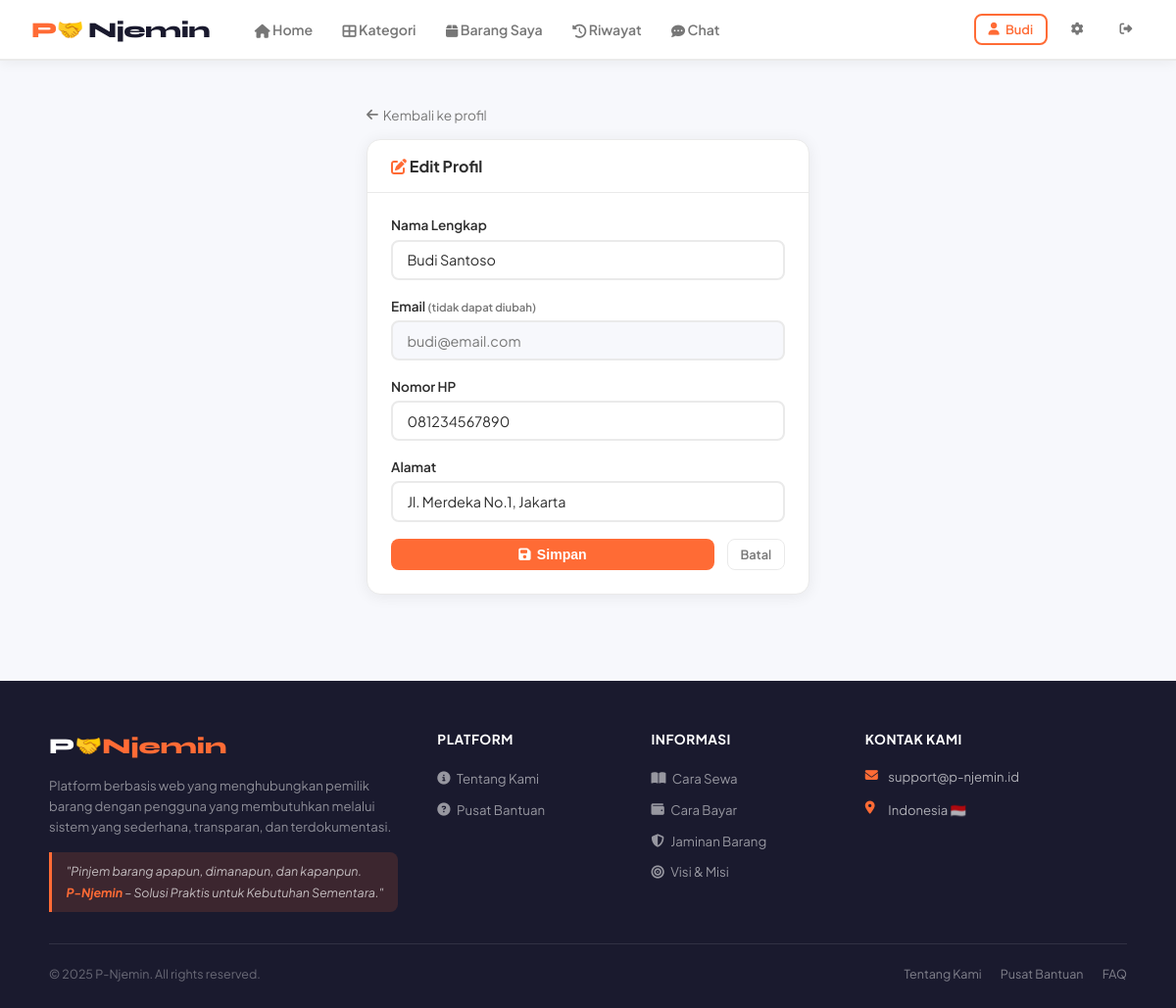
The app's page /edit_profil (signed in) with its own data.
### tables this page shows
CREATE TABLE users (
            id INTEGER PRIMARY KEY AUTOINCREMENT,
            nama TEXT NOT NULL, email TEXT UNIQUE NOT NULL, password TEXT NOT NULL,
            no_hp TEXT, alamat TEXT, role TEXT DEFAULT 'user',
            tipe_akun TEXT DEFAULT 'peminjam', rating REAL DEFAULT 0,
            total_transaksi INTEGER DEFAULT 0, status TEXT DEFAULT 'aktif',
            foto_ktp TEXT, created_at TIMESTAMP DEFAULT CURRENT_TIMESTAMP
        );

### app.py (the view, shortened to what this page needs)
@app.route('/edit_profil', methods=['GET','POST'])
def edit_profil():
    if 'user_id' not in session: return redirect(url_for('login'))
    if cek_blokir(): return redirect(url_for('akun_diblokir'))
    conn = get_db()
    user = conn.execute("SELECT * FROM users WHERE id=?",(session['user_id'],)).fetchone()
    return render_template('edit_profil.html', user=user, notif_count=notif_count())

### app.py (called while the page is built)
def get_db():
    if 'db' not in g:
        g.db = sqlite3.connect('database.db', check_same_thread=False)
        g.db.row_factory = sqlite3.Row
        g.db.execute("PRAGMA journal_mode=WAL")
    return g.db

def notif_count():
    if 'user_id' not in session: return 0
    return get_db().execute("SELECT COUNT(*) FROM notifikasi WHERE id_user=? AND dibaca=0", (session['user_id'],)).fetchone()[0]

def chat_unread():
    if 'user_id' not in session: return 0
    try:
        return get_db().execute("SELECT COUNT(*) FROM chat WHERE id_penerima=? AND dibaca=0", (session['user_id'],)).fetchone()[0]
    except: return 0

@app.context_processor
def inject_globals():
    return dict(chat_unread_count=chat_unread())

def cek_blokir():
    if 'user_id' in session:
        user = get_db().execute("SELECT status FROM users WHERE id=?", (session['user_id'],)).fetchone()
        if user and user['status'] == 'diblokir':
            return True
    return False

### templates/edit_profil.html (shortened to what this page needs)
{% extends 'base.html' %}
{% block content %}
<div style="max-width:500px;margin:0 auto;padding:1.5rem">
    <a href="{{ url_for('profil') }}" style="font-size:0.85rem;color:var(--text-muted);text-decoration:none;display:inline-flex;align-items:center;gap:0.3rem;margin-bottom:1rem">
        <i class="fas fa-arrow-left"></i> Kembali ke profil
    </a>
    <div class="card">
        <div class="card-header"><i class="fas fa-edit" style="color:var(--primary)"></i> Edit Profil</div>
        <div class="card-body">
            <form method="post">
                <div class="form-group">
                    <label>Nama Lengkap</label>
                    <input type="text" name="nama" class="form-control" value="{{ user.nama }}" required>
                </div>
                <div class="form-group">
                    <label>Email <small style="color:var(--text-muted)">(tidak dapat diubah)</small></label>
                    <input type="email" class="form-control" value="{{ user.email }}" disabled style="background:var(--bg);color:var(--text-muted)">
                </div>
                <div class="form-group">
                    <label>Nomor HP</label>
                    <input type="text" name="no_hp" class="form-control" value="{{ user.no_hp or '' }}">
                </div>
                <div class="form-group">
                    <label>Alamat</label>
                    <input type="text" name="alamat" class="form-control" value="{{ user.alamat or '' }}">
                </div>
                <div style="display:flex;gap:0.8rem">
                    <button type="submit" class="btn btn-primary" style="flex:1;justify-content:center"><i class="fas fa-save"></i> Simpan</button>
                    <a href="{{ url_for('profil') }}" class="btn btn-sm" style="border:1px solid var(--border);color:var(--text-muted)">Batal</a>
                </div>
            </form>
        </div>
    </div>
</div>
{% endblock %}

### templates/base.html (style rules this page uses)
:root { --primary: #FF6B35; --primary-dark: #e55a25; --primary-light: #fff3ee; --secondary: #1a1a2e; --accent: #FFD700; --text: #2d2d2d; --text-muted: #777; --bg: #f7f8fc; --card-bg: #ffffff; --border: #eaeaea; --success: #22c55e; --warning: #f59e0b; --danger: #ef4444; --info: #3b82f6; --radius: 14px; --radius-sm: 8px; --shadow: 0 2px 16px rgba(0,0,0,0.07); --shadow-hover: 0 8px 32px rgba(255,107,53,0.15); }
* { margin: 0; padding: 0; box-sizing: border-box; }
body { font-family: 'Plus Jakarta Sans', sans-serif; background: var(--bg); color: var(--text); }
.btn { display: inline-flex; align-items: center; gap: 0.4rem; padding: 0.5rem 1.1rem; border-radius: var(--radius-sm); font-size: 0.88rem; font-weight: 600; cursor: pointer; border: none; text-decoration: none; transition: all 0.2s; }
.btn-primary { background: var(--primary); color: white; }
.btn-sm { padding: 0.35rem 0.8rem; font-size: 0.8rem; }
.card { background: var(--card-bg); border-radius: var(--radius); border: 1px solid var(--border); box-shadow: var(--shadow); overflow: hidden; }
.card-body { padding: 1.5rem; }
.card-header { padding: 1rem 1.5rem; border-bottom: 1px solid var(--border); font-weight: 700; font-size: 1rem; }
.form-group { margin-bottom: 1.1rem; }
.form-group label { display: block; font-size: 0.85rem; font-weight: 600; color: var(--text); margin-bottom: 0.4rem; }
.form-control { width: 100%; padding: 0.6rem 0.9rem; border: 2px solid var(--border); border-radius: var(--radius-sm); font-family: inherit; font-size: 0.9rem; color: var(--text); background: white; transition: border 0.2s; outline: none; }

### records on screen
users: nama "Budi Santoso", email "budi@email.com", no_hp "081234567890", alamat "Jl. Merdeka No.1, Jakarta"

### other values on screen
{{ session.get('nama','').split()[0] }} "Budi"
